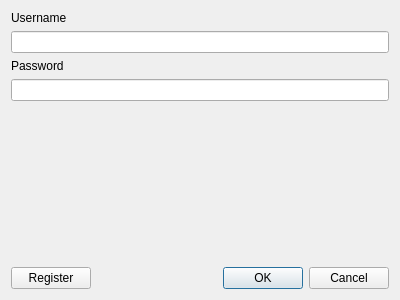
<?xml version="1.0" encoding="UTF-8"?>
<ui version="4.0">
 <class>LoginDialog</class>
 <widget class="QDialog" name="LoginDialog">
  <property name="geometry">
   <rect>
    <x>0</x>
    <y>0</y>
    <width>400</width>
    <height>300</height>
   </rect>
  </property>
  <property name="windowTitle">
   <string>Login</string>
  </property>
  <layout class="QVBoxLayout" name="verticalLayout">
   <item>
    <widget class="QLabel" name="usernameLabel">
     <property name="text">
      <string>Username</string>
     </property>
    </widget>
   </item>
   <item>
    <widget class="QLineEdit" name="usernameLineEdit"/>
   </item>
   <item>
    <widget class="QLabel" name="passwordLabel">
     <property name="text">
      <string>Password</string>
     </property>
    </widget>
   </item>
   <item>
    <widget class="QLineEdit" name="passwordLineEdit">
     <property name="echoMode">
      <enum>QLineEdit::Password</enum>
     </property>
     <property name="placeholderText">
      <string/>
     </property>
    </widget>
   </item>
   <item>
    <spacer name="verticalSpacer">
     <property name="orientation">
      <enum>Qt::Vertical</enum>
     </property>
     <property name="sizeHint" stdset="0">
      <size>
       <width>20</width>
       <height>40</height>
      </size>
     </property>
    </spacer>
   </item>
   <item>
    <layout class="QHBoxLayout" name="horizontalLayout">
     <item>
      <widget class="QPushButton" name="registerButton">
       <property name="text">
        <string>Register</string>
       </property>
      </widget>
     </item>
     <item>
      <widget class="QDialogButtonBox" name="buttonBox">
       <property name="orientation">
        <enum>Qt::Horizontal</enum>
       </property>
       <property name="standardButtons">
        <set>QDialogButtonBox::Cancel|QDialogButtonBox::Ok</set>
       </property>
      </widget>
     </item>
    </layout>
   </item>
  </layout>
 </widget>
 <resources/>
 <connections>
  <connection>
   <sender>buttonBox</sender>
   <signal>accepted()</signal>
   <receiver>LoginDialog</receiver>
   <slot>accept()</slot>
   <hints>
    <hint type="sourcelabel">
     <x>248</x>
     <y>254</y>
    </hint>
    <hint type="destinationlabel">
     <x>157</x>
     <y>274</y>
    </hint>
   </hints>
  </connection>
  <connection>
   <sender>buttonBox</sender>
   <signal>rejected()</signal>
   <receiver>LoginDialog</receiver>
   <slot>reject()</slot>
   <hints>
    <hint type="sourcelabel">
     <x>316</x>
     <y>260</y>
    </hint>
    <hint type="destinationlabel">
     <x>286</x>
     <y>274</y>
    </hint>
   </hints>
  </connection>
 </connections>
</ui>
